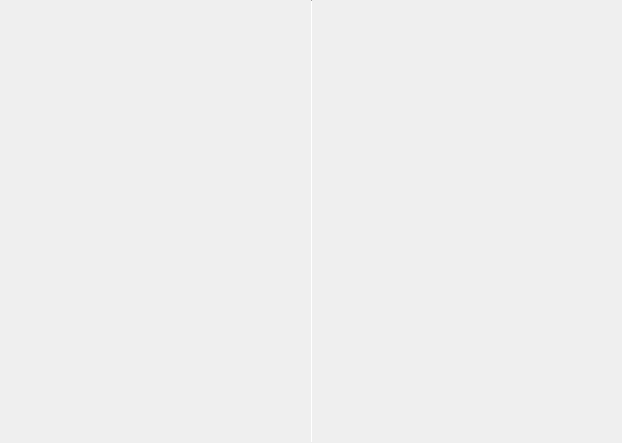
<?xml version="1.0" encoding="UTF-8"?>
<ui version="4.0">
 <class>ProjectPage</class>
 <widget class="QWidget" name="ProjectPage">
  <property name="geometry">
   <rect>
    <x>0</x>
    <y>0</y>
    <width>622</width>
    <height>443</height>
   </rect>
  </property>
  <property name="windowTitle">
   <string>Form</string>
  </property>
  <layout class="QVBoxLayout" name="verticalLayout">
   <property name="spacing">
    <number>0</number>
   </property>
   <property name="leftMargin">
    <number>0</number>
   </property>
   <property name="topMargin">
    <number>0</number>
   </property>
   <property name="rightMargin">
    <number>0</number>
   </property>
   <property name="bottomMargin">
    <number>0</number>
   </property>
   <item>
    <layout class="QHBoxLayout" name="horizontalLayout">
     <property name="spacing">
      <number>0</number>
     </property>
     <property name="leftMargin">
      <number>0</number>
     </property>
     <property name="topMargin">
      <number>0</number>
     </property>
     <property name="rightMargin">
      <number>0</number>
     </property>
     <property name="bottomMargin">
      <number>0</number>
     </property>
     <item>
      <widget class="QWidget" name="leftPaneContainer" native="true">
       <layout class="QVBoxLayout" name="verticalLayout_2">
        <property name="spacing">
         <number>0</number>
        </property>
        <property name="leftMargin">
         <number>0</number>
        </property>
        <property name="topMargin">
         <number>0</number>
        </property>
        <property name="rightMargin">
         <number>0</number>
        </property>
        <property name="bottomMargin">
         <number>0</number>
        </property>
        <item>
         <widget class="tWindowTabber" name="leftPaneTabber" native="true"/>
        </item>
        <item>
         <widget class="tStackedWidget" name="leftPaneStack"/>
        </item>
       </layout>
      </widget>
     </item>
     <item>
      <widget class="Line" name="line">
       <property name="maximumSize">
        <size>
         <width>1</width>
         <height>16777215</height>
        </size>
       </property>
       <property name="orientation">
        <enum>Qt::Vertical</enum>
       </property>
      </widget>
     </item>
     <item>
      <widget class="tStackedWidget" name="stackedWidget"/>
     </item>
    </layout>
   </item>
   <item>
    <layout class="QVBoxLayout" name="buildTasksLayout">
     <property name="spacing">
      <number>0</number>
     </property>
     <property name="leftMargin">
      <number>0</number>
     </property>
     <property name="topMargin">
      <number>0</number>
     </property>
     <property name="rightMargin">
      <number>0</number>
     </property>
     <property name="bottomMargin">
      <number>0</number>
     </property>
    </layout>
   </item>
  </layout>
 </widget>
 <customwidgets>
  <customwidget>
   <class>tStackedWidget</class>
   <extends>QStackedWidget</extends>
   <header location="global">tstackedwidget.h</header>
   <container>1</container>
   <slots>
    <signal>switchingFrame(int)</signal>
   </slots>
  </customwidget>
  <customwidget>
   <class>tWindowTabber</class>
   <extends>QWidget</extends>
   <header location="global">twindowtabber.h</header>
   <container>1</container>
  </customwidget>
 </customwidgets>
 <resources/>
 <connections/>
</ui>
